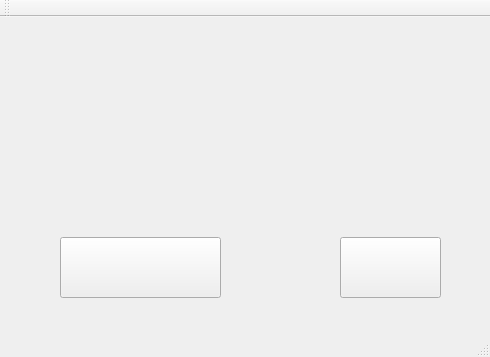
<?xml version="1.0" encoding="UTF-8"?>
<ui version="4.0">
 <class>MainWindow</class>
 <widget class="QMainWindow" name="MainWindow">
  <property name="geometry">
   <rect>
    <x>0</x>
    <y>0</y>
    <width>490</width>
    <height>357</height>
   </rect>
  </property>
  <property name="windowTitle">
   <string>MainWindow</string>
  </property>
  <widget class="QWidget" name="centralWidget">
   <widget class="QPushButton" name="start_button">
    <property name="geometry">
     <rect>
      <x>60</x>
      <y>220</y>
      <width>161</width>
      <height>61</height>
     </rect>
    </property>
    <property name="text">
     <string/>
    </property>
    <property name="icon">
     <iconset resource="pics.qrc">
      <normaloff>:/new/prefix1/icon - start.png</normaloff>:/new/prefix1/icon - start.png</iconset>
    </property>
    <property name="iconSize">
     <size>
      <width>150</width>
      <height>150</height>
     </size>
    </property>
    <property name="autoRepeat">
     <bool>false</bool>
    </property>
    <property name="autoExclusive">
     <bool>false</bool>
    </property>
   </widget>
   <widget class="QLabel" name="first_background">
    <property name="geometry">
     <rect>
      <x>0</x>
      <y>0</y>
      <width>611</width>
      <height>301</height>
     </rect>
    </property>
    <property name="text">
     <string/>
    </property>
    <property name="pixmap">
     <pixmap>:/pics/background</pixmap>
    </property>
   </widget>
   <widget class="QPushButton" name="exit_button">
    <property name="geometry">
     <rect>
      <x>340</x>
      <y>220</y>
      <width>101</width>
      <height>61</height>
     </rect>
    </property>
    <property name="text">
     <string/>
    </property>
    <property name="icon">
     <iconset resource="pics.qrc">
      <normaloff>:/new/prefix1/icon bye.png</normaloff>:/new/prefix1/icon bye.png</iconset>
    </property>
    <property name="iconSize">
     <size>
      <width>130</width>
      <height>130</height>
     </size>
    </property>
   </widget>
   <widget class="QLabel" name="label">
    <property name="geometry">
     <rect>
      <x>20</x>
      <y>-20</y>
      <width>461</width>
      <height>351</height>
     </rect>
    </property>
    <property name="text">
     <string/>
    </property>
    <property name="pixmap">
     <pixmap resource="pics.qrc">:/new/prefix1/p6CWnaOamJ6b.jpg</pixmap>
    </property>
   </widget>
   <zorder>first_background</zorder>
   <zorder>label</zorder>
   <zorder>start_button</zorder>
   <zorder>exit_button</zorder>
  </widget>
  <widget class="QMenuBar" name="menuBar">
   <property name="geometry">
    <rect>
     <x>0</x>
     <y>0</y>
     <width>490</width>
     <height>21</height>
    </rect>
   </property>
  </widget>
  <widget class="QToolBar" name="mainToolBar">
   <attribute name="toolBarArea">
    <enum>TopToolBarArea</enum>
   </attribute>
   <attribute name="toolBarBreak">
    <bool>false</bool>
   </attribute>
  </widget>
  <widget class="QStatusBar" name="statusBar"/>
 </widget>
 <layoutdefault spacing="6" margin="11"/>
 <resources>
  <include location="pics.qrc"/>
 </resources>
 <connections/>
</ui>
